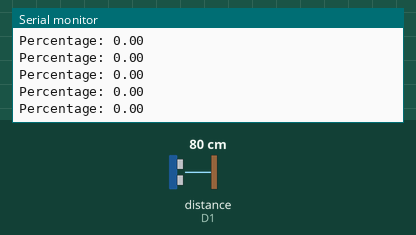
Simulated run of this sketch. Board: ESP8266 (NodeMCU). Parts: the last lines printed to the serial monitor. Wiring (inferred from the names in the program): ultrasonic range finder: trigger D2; echo D1. The inputs (shaded band) are chosen by the test bench; at power-on: distance to the obstacle (sensor on D1) 80 cm. The echo pulse lasts 58.3 µs per cm.

Above: at 5.5 s.
5.6 s: distance to the obstacle (sensor on D1) set to 2 cm
At 6.5 s:
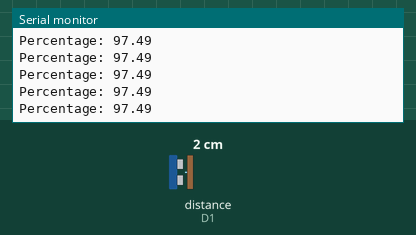
7.1 s: distance to the obstacle (sensor on D1) set to 4 cm
At 8.1 s:
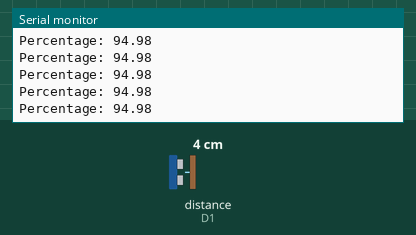
Timing chart, 0 to 10.1 s (numbered marks = the images above; inputs shaded):
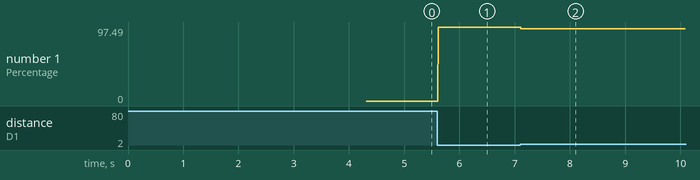

Measured:
- after the input at 5.6 s, the serial monitor: prints a new line at once (image 1)
- after the input at 7.1 s, the serial monitor: prints a new line at once (image 2)
- plotted number 1: 0 → 97.49 after the input at 5.6 s, 97.49 → 94.98 after the input at 7.1 s

The sketch:

iot_dustbin.ino
```cpp
// PID : PID457 | TEAM ID : TM002720 | IOT GARBAGE MONITORING SYSTEM |
#define BLYNK_TEMPLATE_ID "TMPLCcgc6lKw"
#define BLYNK_DEVICE_NAME "ekachraDaan"

#define BLYNK_FIRMWARE_VERSION        "0.1.0"
#define BLYNK_PRINT Serial
#define USE_NODE_MCU_BOARD

#include "BlynkEdgent.h"

const int trigPin = D2;
const int echoPin = D1;
WidgetLED led1(V1); // Green led
WidgetLED led2(V2); // Orange led
WidgetLED led3(V3); // Red led

long duration;
float ref_distance;
float distance2;
float percentage;
float distance_sub;

void ultrasonic()
{
  WidgetLED led1(V1);
  WidgetLED led2(V2);
  WidgetLED led3(V3);
  digitalWrite(trigPin, LOW);
  delayMicroseconds(2);
  digitalWrite(trigPin, HIGH);
  delayMicroseconds(10);
  digitalWrite(trigPin, LOW);
  duration = pulseIn(echoPin, HIGH);
  distance2 = duration * 0.034 / 2;
  distance_sub = ref_distance-distance2;
  percentage = distance_sub/ref_distance*100; //formula to calculate the percentage for ultrasonic sensor
  Serial.print("Percentage: ");
  Serial.println(percentage);
  Blynk.virtualWrite(V0, percentage);
  if (percentage<=25) {
  led3.on();
  led2.off();
  led1.off();
  }
  else if (percentage>25 && percentage<=65) {
  led2.on();
  led1.off();
  led3.off();
  }
  else {
  Blynk.logEvent("dustbin_full");
  led3.off();
  led1.on();
  led2.off();
  }
}
void setup()
{
  Serial.begin(9600);
  pinMode(34, INPUT);
  pinMode(trigPin, OUTPUT);
  pinMode(echoPin, INPUT);
  digitalWrite(trigPin, LOW);
  delayMicroseconds(2);
  digitalWrite(trigPin, HIGH);
  delayMicroseconds(10);
  digitalWrite(trigPin, LOW);
  duration = pulseIn(echoPin, HIGH);
  ref_distance = duration * 0.034 / 2; //formula to calculate the distance for ultrasonic sensor
  Serial.print("Distance: ");
  Serial.println(ref_distance);
  delay(500);
  BlynkEdgent.begin();
  delay(2000);
}

void loop()
{
  BlynkEdgent.run();
  ultrasonic();
}
```
